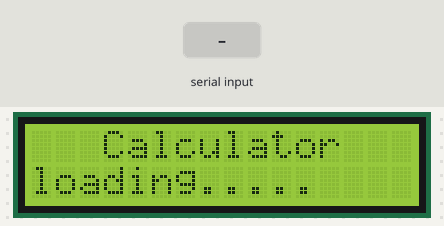
This sketch was run on a simulated Arduino Uno, built with avr-gcc and run on an emulated ATmega328P. Shown: 16×2 character LCD. The inputs (shaded band) are chosen by the test bench.

Above: at 4.2 s.
4.3 s: "90,45\n" received over Serial
At 5.0 s:
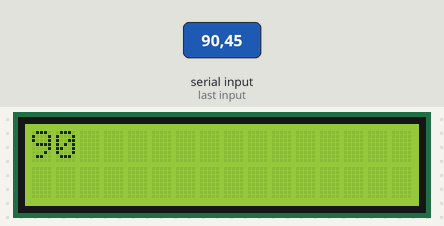
At 6.33 s:
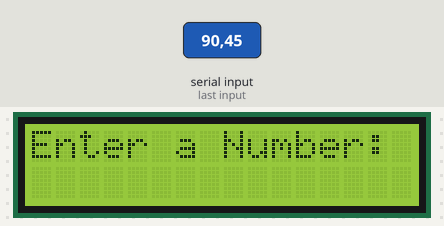
7.3 s: "90\n" received over Serial
Timing chart, 0 to 10.3 s (numbered marks = the images above; inputs shaded):
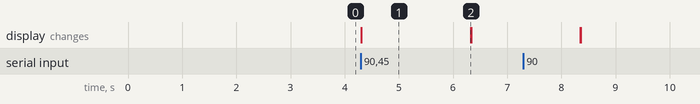

The sketch:

I2C_LCD.ino
```cpp
#include <Wire.h>
#include <LiquidCrystal_I2C.h>

LiquidCrystal_I2C lcd(0x27,16,2);
void setup(){
  Serial.begin(9600);
  lcd.init();
  lcd.backlight();
  lcd.setCursor(3, 0);
  lcd.print("Calculator");
  lcd.setCursor(0, 1);
  lcd.print("loading.....");
  delay(3000);
}

void loop(){
  if(Serial.available()){
    int a = Serial.parseInt();

    lcd.clear();
    lcd.setCursor(0, 0);
    lcd.print(a);
    delay(2000);

    lcd.clear();
    lcd.setCursor(0, 0);
    lcd.print("Enter a Number:");
  }
}

// void setup() {
//   lcd.init();
//   lcd.backlight();
//   // lcd.setCursor(0,0);
//   // lcd.print("Hello Sonia");
//   // lcd.setCursor(0, 1);
//   // lcd.print("My lovely little baby girl");
//
// }

// void loop() {
//   // for(int i=0; i<16; i++){
//   //   lcd.scrollDisplayLeft();
//   //   delay(300);
//   // }
//   // delay(1000);
//   // for(int i=16; i>0; i--){
//   //   lcd.scrollDisplayRight();
//   //   delay(300);
//   // }
//   // delay(1000);

//   // lcd.clear();
//   // lcd.print("Sonia bby");
//   // delay(1000);
// }
```

Measured:
- after the input at 4.3 s, the display: changes at once (image 1)
- what the display in image 1 shows lasts 2.0 s, from 4.3 s to 6.3 s
